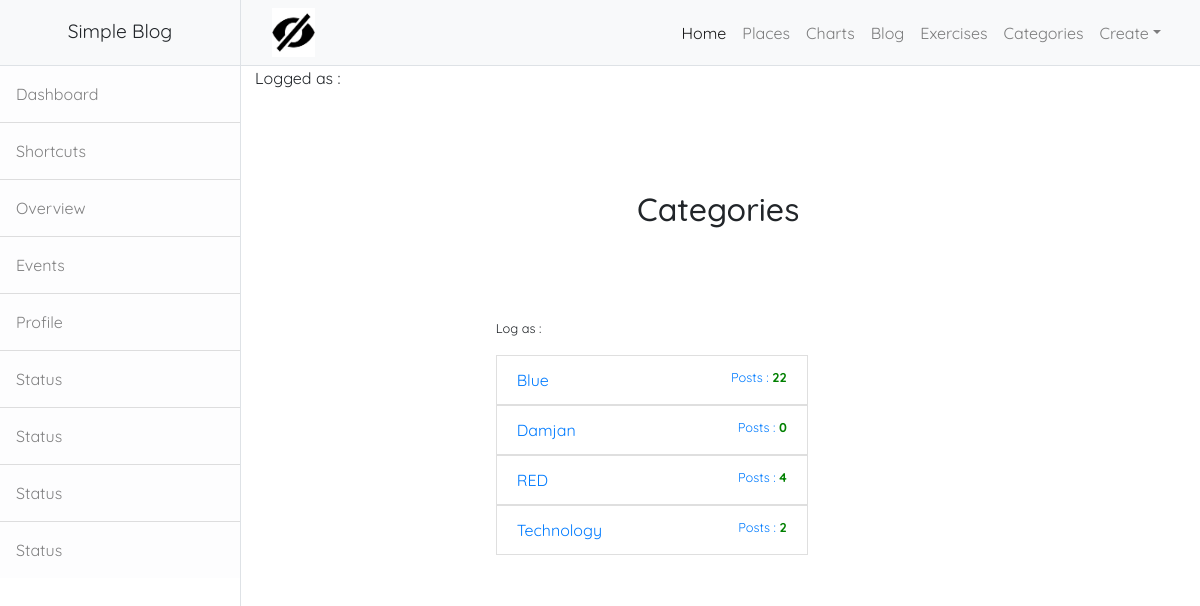
Page /index.php/categories on the committed database.
### tables this page shows
CREATE TABLE `categories` (
  `id` int(11) NOT NULL,
  `user_id` int(11) NOT NULL,
  `name` varchar(255) NOT NULL,
  `parent` varchar(255) DEFAULT '0',
  `create_at` timestamp NOT NULL DEFAULT current_timestamp()
);

### application/controllers/categories.php (called while the page is built, shortened)
<?php
class Categories extends CI_Controller
{
	public function __construct()
	{
        $this->load->helper('url','form','date');
        $this->load->library("pagination");
		$this->load->model('post_model');
		$this->load->library('session');
    }
	public function index(){
		$data['title'] = 'Categories';
		$data['categories'] = $this->category_model->get_categories();
		$data['num'] = $this->category_model->get_posts_per_category();
		    $this->load->view('templates/header_vertical');
			$this->load->view('categories/index',$data);
			$this->load->view('templates/footer');
	}
}
 ?>

### index.php (called while the page is built, shortened)
<?php
require_once BASEPATH.'core/CodeIgniter.php';

### application/models/category_model.php (called while the page is built, shortened)
<?php
class Category_model extends CI_Model
{
								public function get_categories(){
								$this->db->order_by('name');
								$query = $this->db->get('categories');
								return $query->result_array();
							}
							public function get_posts_per_category() {
							 $this->db->select('category_id,COUNT(category_id)as total');
							$this->db->from('posts');
							 $this->db->group_by('category_id');
							 $this->db->order_by('category_id', 'asc');
							 $query = $this->db->get();
							 return $query->result_array();
							}
}
 ?>

### application/views/categories/index.php (the view, shortened to what this page needs)
<h2 style="
margin-top: 100px;
margin-left: 381px;
"><?= $title; ?></h2>
	<ul class="list-group" style="margin-top: 87px;">
		<div class="row">
			<div class="col-md-3 offset-md-3 mb-3" style="display: flex;max-width: 342px;">
				<li class="" style="width: 322px;list-style: none;"><span><small>Log as : <strong><?php echo $this->session->userdata('username') ?></strong></small></span></li>
			</div>
		</div>
	<?php foreach ($categories as $i) {
		?>
			<div class="row">
				<div class="col-md-3 offset-md-3" style="display: flex;max-width: 342px;">
				<li class="list-group-item" style="width: 322px;"><a href="<?php echo site_url('categories/posts/'.$i['id']); ?>"><?php echo $i['name']; ?><span><small style="
				float: right;
}
				">Posts : <strong style="color: green;"><?php
				for($x = 0;$x<count($num);$x++){
					$check = false;
					switch ($i['id']) {
					    case $num[$x]['category_id']:
						echo $num[$x]['total'];
						 $check = true;
						break;
				}
				if($check){break;}
				}
				if(!$check){echo 0;}
				 ?></strong></small></span></a></li>
			</div>
					</div>
					<?php } ?>
			</ul>

### application/views/templates/header_vertical.php (shortened to what this page needs)
<html>
<head>
	<link type="text/css" rel="stylesheet" href="<?php echo base_url() ?>assets/css/style.css" rel="stylesheet">
	<link type="text/css" rel="stylesheet" href="<?php echo base_url() ?>assets/css/list.css" rel="stylesheet">
    <link type="text/css" rel="stylesheet" href="<?php echo base_url() ?>assets/css/calendar.css" rel="stylesheet">
    <link type="text/css" rel="stylesheet" href="<?php echo base_url() ?>assets/css/calendar_large.css" rel="stylesheet">
    <link type="text/css" rel="stylesheet" href="https://cdnjs.cloudflare.com/ajax/libs/font-awesome/6.0.0/css/all.min.css" rel="stylesheet">
	<link rel="stylesheet" href="https://cdnjs.cloudflare.com/ajax/libs/font-awesome/4.7.0/css/font-awesome.min.css">
    <link rel="stylesheet" href="https://cdn.jsdelivr.net/npm/flatpickr/dist/flatpickr.min.css">
	<link type="text/css"  href="<?php echo base_url() ?>assets/bootstrap/bootstrap.css" rel="stylesheet">
	<link type="text/css"  href="<?php echo base_url() ?>assets/bootstrap/bootstrap.min.css" rel="stylesheet">
    <link
      rel="stylesheet"
      href="https://cdnjs.cloudflare.com/ajax/libs/font-awesome/5.13.0/css/all.min.css"
    />
	<link type="text/css" rel="stylesheet" href="<?php echo base_url() ?>assets/css/style.css" rel="stylesheet">
</head>
<body>
	<div class="d-flex" id="wrapper">
            <div class="border-end bg-white" id="sidebar-wrapper">
                <div class="sidebar-heading border-bottom bg-light">Simple Blog</div>
                <div class="list-group list-group-flush" id="links">
                    <a class="list-group-item list-group-item-action list-group-item-light p-3"  href="<?php echo base_url() ?>about">Dashboard</a>
                    <a class="list-group-item list-group-item-action list-group-item-light p-3"  href="<?php echo base_url() ?>about">Shortcuts</a>
                    <a class="list-group-item list-group-item-action list-group-item-light p-3"  href="<?php echo base_url() ?>about">Overview</a>
                    <a class="list-group-item list-group-item-action list-group-item-light p-3"  href="#">Events</a>
                    <a class="list-group-item list-group-item-action list-group-item-light p-3"  href="#">Profile</a>
                    <a class="list-group-item list-group-item-action list-group-item-light p-3"  href="#">Status</a>
                    <a class="list-group-item list-group-item-action list-group-item-light p-3"  href="#">Status</a>
                    <a class="list-group-item list-group-item-action list-group-item-light p-3"  href="#">Status</a>
                    <a class="list-group-item list-group-item-action list-group-item-light p-3"  href="#">Status</a>
                </div>
            </div>
            <div id="page-content-wrapper">
                <nav class="navbar navbar-expand-lg navbar-light bg-light border-bottom">
                    <div class="container-fluid">
                        <img src="<?php echo base_url() ?>assets/images/posts/hide.jpg" id="sidebarToggle" style="
                        width: 43px;
                        height: 49px;
                        " alt="">
                        <div class="collapse navbar-collapse" id="navbarSupportedContent">
                            <ul class="navbar-nav ms-auto mt-2 mt-lg-0" id="myTab">
                                <li class="nav-item btn1"><a class="nav-link active" href="<?php echo base_url() ?>">Home</a></li>
                                <li class="nav-item btn1"><a class="nav-link" href="<?php echo base_url() ?>about">Places</a></li>
                                 <li class="nav-item btn1"><a class="nav-link" href="<?php echo base_url() ?>bars">Charts</a></li>
                                <li class="nav-item btn1"><a class="nav-link" href="<?php echo base_url() ?>posts">Blog</a></li>
                                 <li class="nav-item btn1"><a class="nav-link" href="<?php echo base_url() ?>exercise">Exercises</a></li>
                                <li class="nav-item btn1"><a class="nav-link" href="<?php echo site_url('categories') ?>">Categories</a></li>
                                <li class="nav-item dropdown">
                                    <a class="nav-link dropdown-toggle" id="navbarDropdown" href="#" role="button" data-bs-toggle="dropdown" aria-haspopup="true" aria-expanded="false">Create</a>
                                </li>
                            </ul>
                        </div>
                    </div>
                </nav>
                <p class="my-auto" style="padding-left: 14px;"><span>Logged as : </span><strong><?php echo $this->session->userdata('username'); ?></strong></p>
    <div  class="container" style="
    margin-top: 39px;
    <?php  if((explode("/",current_url())[4] === "calendar")){ ?>
max-width: 100%;
    <?php } ?>
    ">

### application/views/templates/footer.php (shortened to what this page needs)
</div>
</div>
</div>
</body>
</html>

### assets/css/calendar.css (style rules this page uses)
* { margin: 0; padding: 0; box-sizing: border-box; font-family: "Quicksand", sans-serif; }

### assets/css/calendar_large.css (style rules this page uses)
* { margin: 0; padding: 0; box-sizing: border-box; font-family: "Quicksand", sans-serif; }

### rows in the picture
categories: name "Blue", total "22"
categories: name "Damjan", shows "0"
categories: name "RED", total "4"
categories: name "Technology", total "2"

### other values in the picture
$title "Categories"
